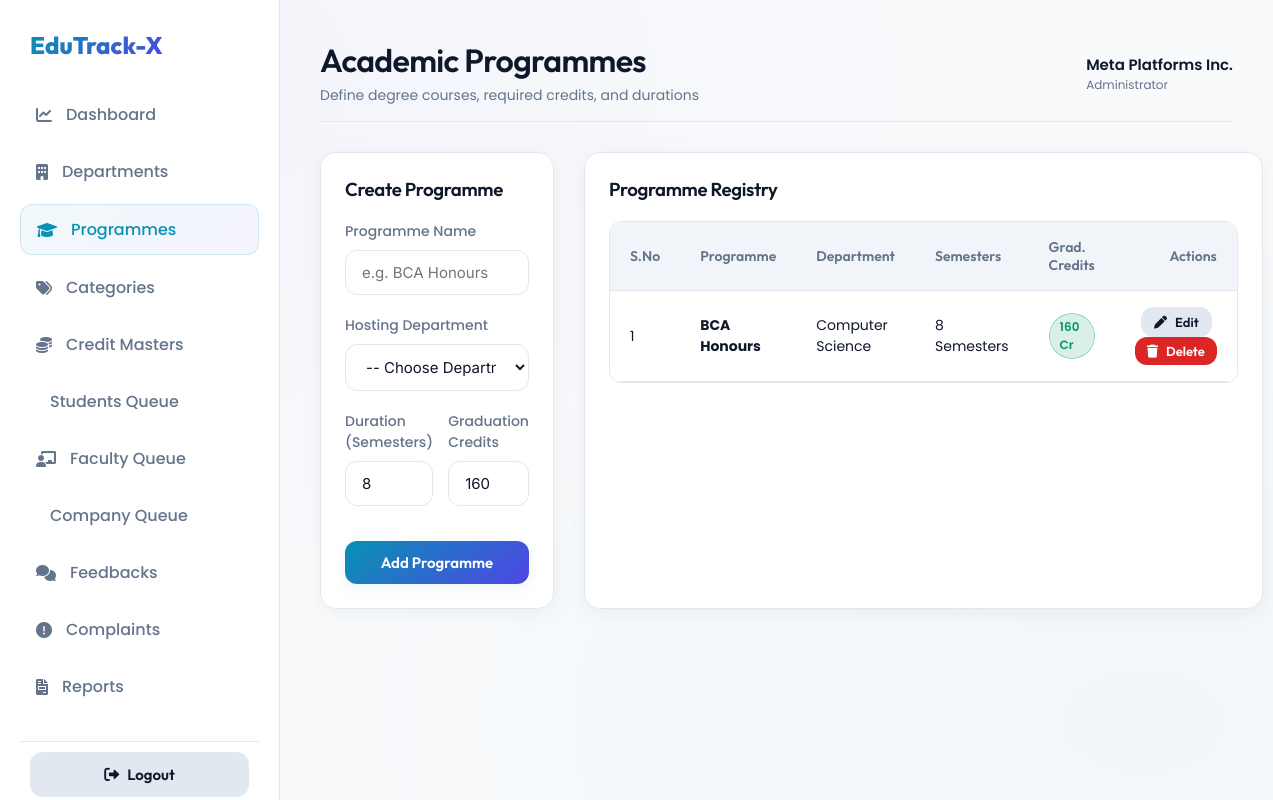
/Administrator/Programme/ (signed in), run on the app's committed database.
### Administrator/models.py (models this page shows)
class tbl_programme(models.Model):
    programme_id = models.AutoField(primary_key=True)
    department = models.ForeignKey(tbl_department, on_delete=models.CASCADE)
    programme_name = models.CharField(max_length=100)
    programme_duration = models.IntegerField() # Duration in Semesters (e.g. 8)
    programme_totalcredit = models.IntegerField() # Total credits required (e.g. 160)
    programme_status = models.IntegerField(default=1) # 1 = Active, 0 = Inactive

class tbl_department(models.Model):
    department_id = models.AutoField(primary_key=True)
    department_name = models.CharField(max_length=100)
    department_status = models.IntegerField(default=1) # 1 = Active, 0 = Inactive

### Administrator/views.py (the view, shortened to what this page needs)
# urls.py: path('Programme/', views.Programme, name='Programme'),
def Programme(request):
    if 'aid' not in request.session:
        return redirect('Guest:Login')
    programmes = tbl_programme.objects.all()
    departments = tbl_department.objects.filter(department_status=1)
    return render(request, 'Administrator/Programme.html', {'programmes': programmes, 'departments': departments})

### Administrator/Templates/Administrator/Programme.html (shortened to what this page needs)
{% extends 'Administrator/AdminBase.html' %}
{% block header_title %}Academic Programmes{% endblock %}
{% block header_subtitle %}Define degree courses, required credits, and durations{% endblock %}
{% block active_prog %}active{% endblock %}
{% block content %}
<div style="display: grid; grid-template-columns: 1fr 2fr; gap: 30px;">
    <div class="glass-card">
        <h3>{% if editdata %}Edit Programme{% else %}Create Programme{% endif %}</h3>
        <form action="" method="post" style="margin-top: 20px;">
            <div class="form-group">
                <label class="form-label" for="txt_name">Programme Name</label>
                <input class="form-control" type="text" name="txt_name" id="txt_name" required value="{{ editdata.programme_name }}" placeholder="e.g. BCA Honours">
            </div>
            <div class="form-group">
                <label class="form-label" for="sel_dept">Hosting Department</label>
                <select name="sel_dept" id="sel_dept" required>
                    <option value="">-- Choose Department --</option>
                </select>
            </div>
            <div style="display: grid; grid-template-columns: 1fr 1fr; gap: 15px;">
                <div class="form-group">
                    <label class="form-label" for="txt_duration">Duration (Semesters)</label>
                    <input class="form-control" type="number" name="txt_duration" id="txt_duration" required min="1" max="10" value="{{ editdata.programme_duration|default:8 }}">
                </div>
                <div class="form-group">
                    <label class="form-label" for="txt_totalcredit">Graduation Credits</label>
                    <input class="form-control" type="number" name="txt_totalcredit" id="txt_totalcredit" required min="10" value="{{ editdata.programme_totalcredit|default:160 }}">
                </div>
            </div>
            <button type="submit" class="btn btn-primary" style="width: 100%; margin-top: 15px;">
                {% if editdata %}Save Changes{% else %}Add Programme{% endif %}
            </button>
        </form>
    </div>
    <div class="glass-card">
        <h3>Programme Registry</h3>
        {% if programmes %}
        <div class="custom-table-container">
            <table class="custom-table">
                <thead>
                    <tr>
                        <th>S.No</th>
                        <th>Programme</th>
                        <th>Department</th>
                        <th>Semesters</th>
                        <th>Grad. Credits</th>
                        <th style="text-align: right;">Actions</th>
                    </tr>
                </thead>
                <tbody>
                    {% for p in programmes %}
                    <tr>
                        <td>{{ forloop.counter }}</td>
                        <td><strong>{{ p.programme_name }}</strong></td>
                        <td>{{ p.department.department_name }}</td>
                        <td>{{ p.programme_duration }} Semesters</td>
                        <td><span class="badge badge-success">{{ p.programme_totalcredit }} Cr</span></td>
                        <td style="text-align: right;">
                            <a href="{% url 'Administrator:edit_programme' p.programme_id %}" class="btn btn-secondary" style="padding: 6px 12px; font-size: 13px; margin-right: 5px;">
                                <i class="fa-solid fa-pen"></i> Edit
                            </a>
                            <a href="{% url 'Administrator:del_programme' p.programme_id %}" onclick="return confirm('Are you sure you want to delete this programme?')" class="btn btn-danger" style="padding: 6px 12px; font-size: 13px;">
                                <i class="fa-solid fa-trash"></i> Delete
                            </a>
                        </td>
                    </tr>
                    {% endfor %}
                </tbody>
            </table>
        </div>
        {% else %}
        <p style="color: var(--text-muted); text-align: center; margin-top: 30px;">No programmes registered in the system.</p>
        {% endif %}
    </div>
</div>
{% endblock %}

### static/css/style.css (style rules this page uses)
:root { --bg-dark: #f8fafc; --bg-surface: #ffffff; --border-color: #e2e8f0; --primary: #0891b2; --primary-glow: rgba(8, 145, 178, 0.08); --secondary: #4f46e5; --secondary-glow: rgba(79, 70, 229, 0.08); --accent: #9333ea; --success: #059669; --success-glow: rgba(5, 150, 105, 0.08); --warning: #d97706; --danger: #dc2626; --text-main: #0f172a; --text-muted: #64748b; --font-outfit: 'Outfit', sans-serif; --font-inter: 'Inter', sans-serif; --font-poppins: 'Poppins', sans-serif; --transition-smooth: all 0.3s cubic-bezier(0.4, 0, 0.2, 1); }
* { box-sizing: border-box; margin: 0; padding: 0; }
body { background-color: var(--bg-dark); background-image: radial-gradient(at 10% 10%, rgba(79, 70, 229, 0.03) 0px, transparent 50%), radial-gradient(at 90% 90%, rgba(8, 145, 178, 0.03) 0px, transparent 50%); background-attachment: fixed; color: var(--text-main); font-family: var(--font-poppins); min-height: 100vh; display: flex; flex-direction: column; overflow-x: hidden; }
h1, h2, h3, h4, h5, h6 { font-family: var(--font-outfit); font-weight: 600; color: var(--text-main); letter-spacing: -0.02em; }
a { color: var(--primary); text-decoration: none; transition: var(--transition-smooth); }
.glass-card { background: var(--bg-surface); border: 1px solid var(--border-color); border-radius: 16px; padding: 24px; box-shadow: 0 4px 20px 0 rgba(15, 23, 42, 0.05); transition: var(--transition-smooth); }
.form-group { margin-bottom: 20px; }
.form-label { display: block; font-size: 14px; font-weight: 500; color: var(--text-muted); margin-bottom: 8px; }
.form-control, select, textarea { width: 100%; padding: 12px 16px; background: #ffffff; border: 1px solid var(--border-color); border-radius: 12px; color: var(--text-main); font-family: var(--font-inter); font-size: 15px; transition: var(--transition-smooth); }
option { background-color: #ffffff; color: var(--text-main); }
.btn { display: inline-flex; align-items: center; justify-content: center; gap: 8px; padding: 12px 24px; border-radius: 12px; font-family: var(--font-outfit); font-size: 15px; font-weight: 600; cursor: pointer; transition: var(--transition-smooth); border: none; }
.btn-primary { background: linear-gradient(135deg, var(--primary) 0%, var(--secondary) 100%); color: #ffffff; box-shadow: 0 4px 15px var(--primary-glow); }
.btn-secondary { background: #e2e8f0; color: var(--text-main); border: 1px solid var(--border-color); }
.btn-danger { background: var(--danger); color: #ffffff; }
.custom-table-container { width: 100%; overflow-x: auto; border-radius: 12px; border: 1px solid var(--border-color); margin-top: 20px; }
.custom-table { width: 100%; border-collapse: collapse; text-align: left; background: #ffffff; }
.custom-table th { background: #f1f5f9; padding: 16px 20px; font-family: var(--font-outfit); font-size: 14px; font-weight: 600; color: var(--text-muted); border-bottom: 1px solid var(--border-color); }
.custom-table td { padding: 16px 20px; font-size: 14px; border-bottom: 1px solid var(--border-color); color: var(--text-main); vertical-align: middle; }
.badge { display: inline-flex; padding: 4px 10px; border-radius: 9999px; font-size: 12px; font-weight: 600; }
.badge-success { background: rgba(5, 150, 105, 0.15); color: var(--success); border: 1px solid rgba(5, 150, 105, 0.3); }

### data on the page
tbl_programme: programme_name "BCA Honours", department.department_name "Computer Science", programme_duration "8", programme_totalcredit "160"

### other printed values
{{ request.session.name }} "Meta Platforms Inc."
